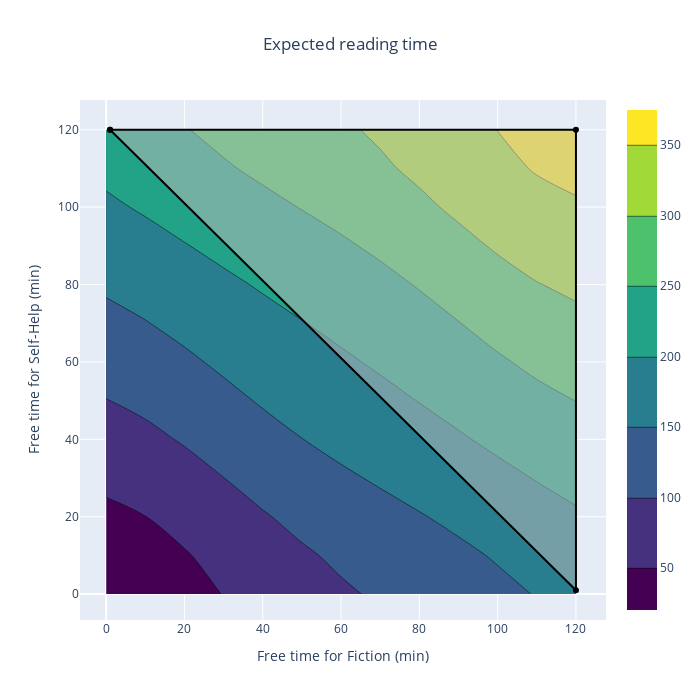

The code cell stored with this chart in its notebook:
### Markdown cell above
### 3. Sample all allocations of free time below 120 minutes

### Code cell
plot_reading_for_2d_allocation(
    max_time=120, 
    estimators=regressor, 
    type_estimator="sklearn", 
    sampling_step=10,
)

### Figure 1 — Plotly figure (JSON) as saved in the notebook; plotly's stock layout.template omitted (floating-point values rounded to 4 significant figures; data arrays with more than 128 entries replaced by an {"elided": "..."} marker saying what was removed)
{"data": [{"colorscale": [[0, "#440154"], [0.1111, "#482878"], [0.2222, "#3e4989"], [0.3333, "#31688e"], [0.4444, "#26828e"], [0.5556, "#1f9e89"], [0.6667, "#35b779"], [0.7778, "#6ece58"], [0.8889, "#b5de2b"], [1, "#fde725"]], "type": "contour", "x": [0, 10, 20, 30, 40, 50, 60, 70, 80, 90, 100, 110, 120], "y": [0, 10, 20, 30, 40, 50, 60, 70, 80, 90, 100, 110, 120], "z": {"elided": "13x13 float values"}}, {"fill": "toself", "fillcolor": "rgba(192, 192, 192, 0.5)", "hoverinfo": "text", "hoveron": "points+fills", "line": {"color": "black"}, "text": "Not available", "type": "scatter", "x": [1, 120, 120, 1], "y": [120, 120, 1, 120]}], "layout": {"autosize": false, "height": 700, "title": {"text": "Expected reading time", "x": 0.5}, "width": 700, "xaxis": {"title": {"text": "Free time for Fiction (min)"}}, "yaxis": {"title": {"text": "Free time for Self-Help (min)"}}}}
